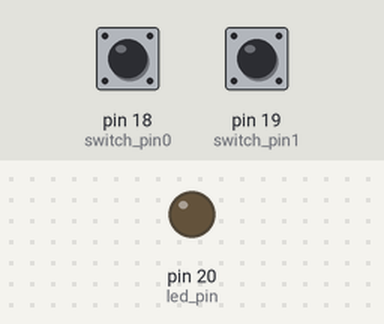
Bench run of a program on a simulated MicroPython board. On the bench: output pins drawn as LEDs (lit = HIGH). Inputs (shaded band) come from the test bench; at power-on: pin 19 (switch_pin1) LOW, pin 18 (switch_pin0) LOW.

Above: at 1.2 s.
1.3 s: pin 19 (switch_pin1) pulled HIGH for 0.15 s
At 2.1 s:
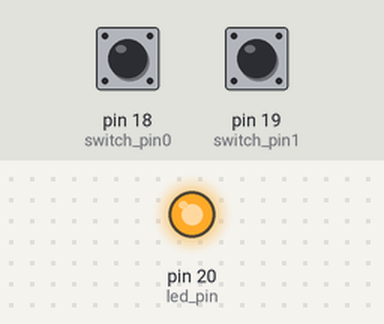
2.9 s: pin 18 (switch_pin0) pulled HIGH for 0.15 s
At 3.3 s:
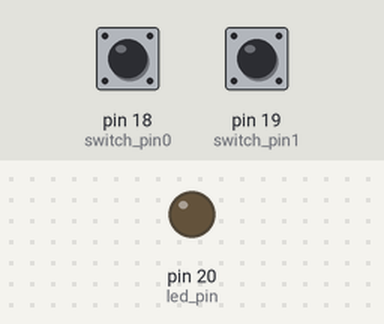
4.5 s: pin 19 (switch_pin1) pulled HIGH for 1 s
At 5.8 s:
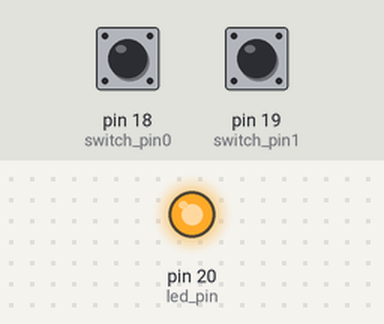
Timing chart, 0 to 7.5 s (numbered marks = the images above; inputs shaded):
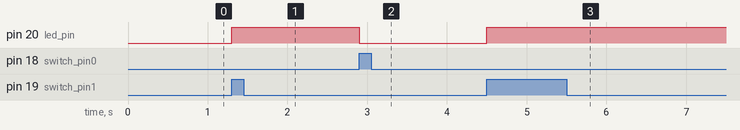

Measured:
- after the input at 1.3 s, pin 20 (led_pin): LOW → HIGH at once
- after the input at 2.9 s, pin 20 (led_pin): HIGH → LOW at once
- after the input at 4.5 s, pin 20 (led_pin): LOW → HIGH at once

The program:

main.py
```python
from machine import Pin
import time

led_pin = Pin(20, Pin.OUT)
switch_pin1 = Pin(19, Pin.IN, pull=Pin.PULL_DOWN)
switch_pin0 = Pin(18, Pin.IN, pull=Pin.PULL_DOWN)

while True:
    if switch_pin1.value():
        led_pin.value(1)
    elif switch_pin0.value():
        led_pin.value(0)

    time.sleep(0.1)
```
